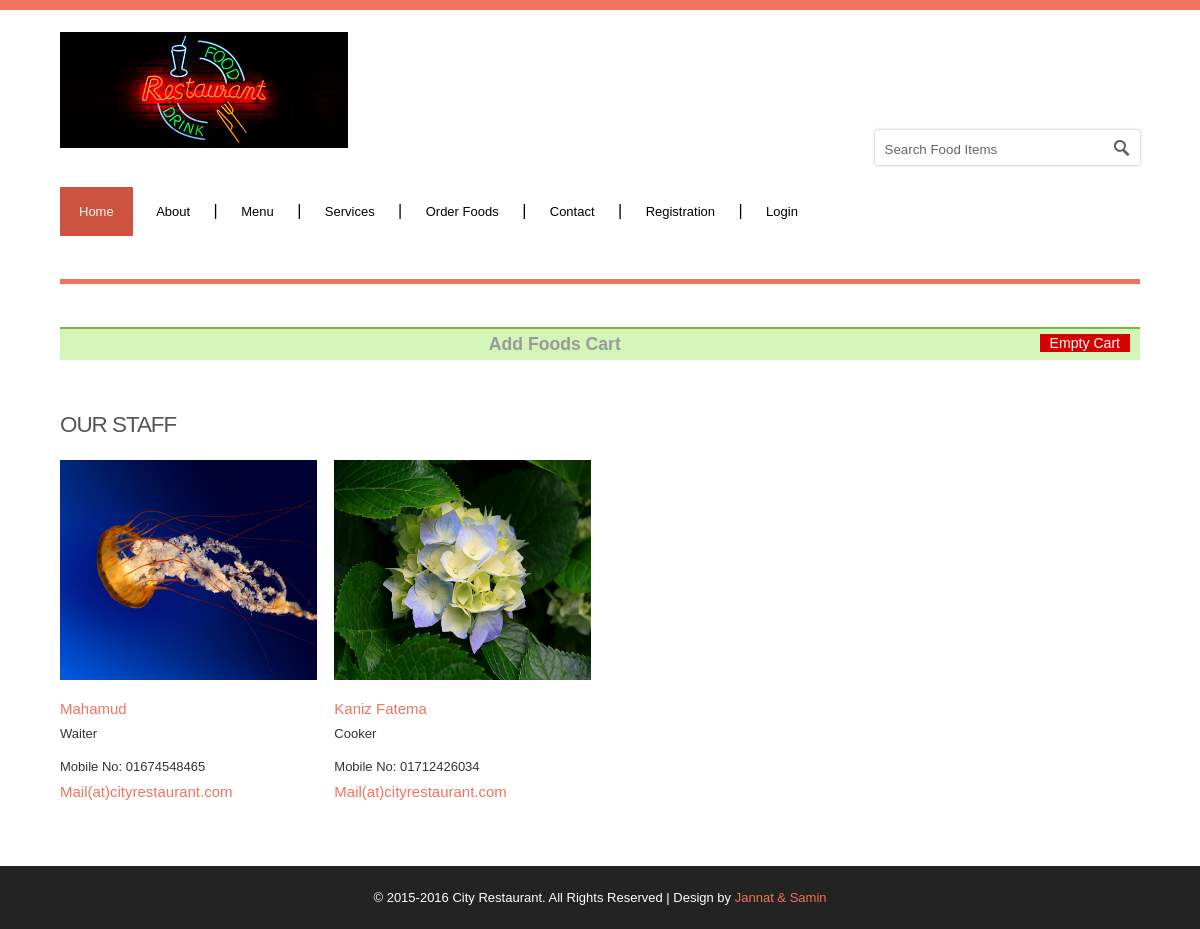
Page /order2.php on the committed database.
### tables this page shows
CREATE TABLE IF NOT EXISTS `employee_list` (
`employee_id` int(11) NOT NULL,
  `employee_name` varchar(50) NOT NULL,
  `emp_username` varchar(30) NOT NULL,
  `emp_email` varchar(100) NOT NULL,
  `emp_address` text NOT NULL,
  `emp_mobile` varchar(14) NOT NULL,
  `emp_birthday` varchar(50) NOT NULL,
  `emp_sex` varchar(8) NOT NULL,
  `emp_designation` varchar(50) NOT NULL,
  `emp_salary` float NOT NULL,
  `emp_jdate` varchar(100) NOT NULL,
  `emp_duty_hour` varchar(100) NOT NULL,
  `emp_off_day` varchar(50) NOT NULL,
  `emp_password` varchar(50) NOT NULL,
  `emp_pic` varchar(100) NOT NULL,
  `admin_id` int(11) NOT NULL,
  `restaurant_id` int(11) NOT NULL,
  `emp_add_date` varchar(100) NOT NULL,
  `emp_status` int(2) NOT NULL
);

### order2.php (the view, shortened to what this page needs)
<!DOCTYPE html>
<html class=" js rgba boxshadow csstransitions"><head>
<link href="css/style.css" rel="stylesheet" type="text/css" media="all">
<link href="css/css.css" rel="stylesheet" type="text/css">
<link rel="stylesheet" href="css/flexslider.css" type="text/css" media="all">
  <link href="style.css" type="text/css" rel="stylesheet" />
</head>
<body>
<div class="header-box"></div>
<div class="wrap">
	<div class="total">
		<div class="header">
			<div class="header-bot">
				<div class="logo">
					<a href="index.php"><img src="images/logo.png" alt=""></a>
				</div>
			</div>
			<div class="search-bar">
				<form action="search-food.php" method="post">
			    <input kl_virtual_keyboard_secure_input="on" class="textbox" value="Search Food Items" onfocus="this.value = '';" onblur="if (this.value == '') {this.value = 'Search Food Items';}" type="text" name="search">
			    <input name="searchsubmit" src="images/search-icon.png" value="Go" id="searchsubmit" class="btn" type="image">
         	    </form>
    		</div>
		 </div>
		<div class="menu">
			<nav>
				<ul class="navigation">
					<li class="highlight"><a href="index.php">Home</a></li>
					<li><a href="about.php">About</a></li> |
					<li><a href="menu.php">Menu</a></li> |
					<li><a href="service.php">Services</a></li> |
					<li><a href="order.php">Order Foods</a></li> |
					<li><a href="contact.php">Contact</a></li>  |
					<li><a href="member.php">Registration</a></li>  |
					<li><a href="login.php">Login</a></li>
				</ul>
			</nav>
		</div>
   	<div class="banner">
	</div>
   </div>
<div class="main">
	  <div class="pricing">
				<div id="shopping-cart">
<div class="txt-heading">Add Foods Cart <a id="btnEmpty" href="order2.php?action=empty">Empty Cart</a></div>
</div>
			</div>
				<div class="heading">
				  	<h3>Our Staff</h3>
				</div>
		   		<div class="about-bottom">
								<?php
				include "config.php";
			$limit = 4;
			$page = @$_GET['page'];
			if($page)
				$start = ($page - 1) * $limit;
			else
				$start = 0;
			$statement = $db->prepare("SELECT * FROM employee_list ORDER BY employee_id DESC LIMIT $start, $limit");
			$statement->execute();
			$result = $statement->fetchAll(PDO::FETCH_ASSOC);
	foreach($result as $row)
	{
					$employee_name = $row['employee_name'];
					$emp_designation = $row['emp_designation'];
					$emp_contact = $row['emp_mobile'];
		?>
		<div class="col_1_of_4 span_1_of_4">
					<img class="Pimg" src="photo/employee/<?php echo $row['emp_pic']; ?>" alt="" width="310" height="220"/>
						<div class="item_content">
 							<h6 class="item_title">
							<span class="item_title_part0"><?php echo $employee_name;?> </span></h6>
							<div class="item_text"><p><?php echo $emp_designation;?></p></div>
							<div class="item_text"><p>Mobile No: <?php echo $emp_contact;?></p></div>
							<span class="item_title_part0">Mail(at)cityrestaurant.com </span>
						</div>
		</div>
	<?php
	}
	?>
	<div class="pagination">
	</div>
				</div>
				</div>
	</div>
<?php include('footer.php'); ?>

### css/style.css (style rules this page uses)
html,body,div,span,applet,object,iframe,h1,h2,h3,h4,h5,h6,p,blockquote,pre,a,abbr,acronym,address,big,cite,code,del,dfn,em,img,ins,kbd,q,s,samp,small,strike,strong,sub,sup,tt,var,b,u,i,dl,dt,dd,ol,nav ul,nav li,fieldset,label,legend,table,caption,tbody,tfoot,thead,article,aside,canvas,details,embed,figure,figcaption,footer,header,hgroup,menu,nav,output,ruby,section,summary,time,mark,audio,video { margin:0;padding:0;border:0;font-size:100%;font:inherit;vertical-align:baseline; }
article, aside, details, figcaption, figure,footer, header, hgroup, menu, nav, section { display: block; }
ol,ul { list-style:none;margin:0;padding:0; }
a { text-decoration:none; }
img { max-width:100%; }
body { font-family:Arial, Helvetica, sans-serif; background:#fff; }
.wrap { width:80%; margin:0 auto; -moz-transition:all .2s linear; -webkit-transition:all .2s linear; -o-transition:all .2s linear; -ms-transition:all .2s linear; }
.header-box { border-top:10px solid #F0745F; }
.search-bar { float: right; margin-top: -2%; box-shadow: 0 0 3px #AAA; -webkit-box-shadow: 0 0 3px #AAA; -moz-box-shadow: 0 0 3px #AAA; -o-box-shadow: 0 0 3px #AAA; border-radius:3px; -webkit-border-radius:3px; -moz-border-radius:3px; -o-border-radius:3px; }
.search-bar input[type="text"] { border: none; outline: none; padding: 1px 10px 8px; background: none; color: #666; width: 205px; }
.btn { margin: 10px 10px -2px 10px; }
nav { padding-bottom: 4%; color: #000; }
nav ul li { display: inline-block; }
nav ul li a { display:block; position:relative; color: #000; font-size:13px; font-family: 'Merriweather Sans', sans-serif; padding: 17px 19px; -webkit-transition: all 0.3s ease; -moz-transition: all 0.3s ease; -o-transition: all 0.3s ease; transition: all 0.3s ease; }
ul.navigation li.highlight { background:#CC533F; }
ul.navigation li.highlight a { color:#f5f5f5; cursor:default; }
.header { padding: 2% 0; }
.banner { border-bottom:5px solid #F0745F; }
.logo { float:left; }
.col_1_of_4 { display: block; float:left; margin: 1% 0 1% 1.6%; }
.col_1_of_4:first-child { margin-left: 0; }
.span_1_of_4 { width: 23.8%; }
.span_1_of_4 p { font-size:0.8125em; padding:0.5em 0; color: #333; line-height: 1.5em; }
.span_1_of_4 img { padding-bottom:6%; }
.main { padding:4% 0 5%; }
.heading { padding: 2% 0 0; }
.heading h3 { color: #555; margin-bottom: 0.5em; font-size: 1.4em; line-height: 1.2; font-weight: normal; margin-top: 0px; letter-spacing: -1px; text-transform: uppercase; font-family: 'Merriweather Sans', sans-serif; }
span.item_title_part0 { color:#F0745F; font-size: 15px; cursor: pointer; }
.span_1_of_4 p { font-size: 0.8125em; padding: 0.5em 0; color: #333; line-height: 1.5em; }
@media (max-width:1366px) { .wrap { width:90%; } }
@media (max-width:1280px) { .wrap { width:90%; } }
div.pagination { padding: 3px; margin: 3px; z-index: 1000; font-size: 14px; margin-bottom: 20px; }

### style.css (style rules this page uses)
.txt-heading { padding: 5px 10px;font-size:1.1em;font-weight:bold;color:#999; }
#btnEmpty { background-color:#D60202;border:0;padding:1px 10px;color:#FFF; font-size:0.8em;font-weight:normal;float:right;text-decoration:none; }
#shopping-cart { border-top: #79b946 2px solid;margin-bottom:30px; text-align:center }
#shopping-cart .txt-heading { background-color: #D3F5B8; }

### rows in the picture
employee_list: emp_pic (picture), employee_name "Mahamud", emp_designation "Waiter", emp_mobile "01674548465"
employee_list: emp_pic (picture), employee_name "Kaniz Fatema", emp_designation "Cooker", emp_mobile "01712426034"
